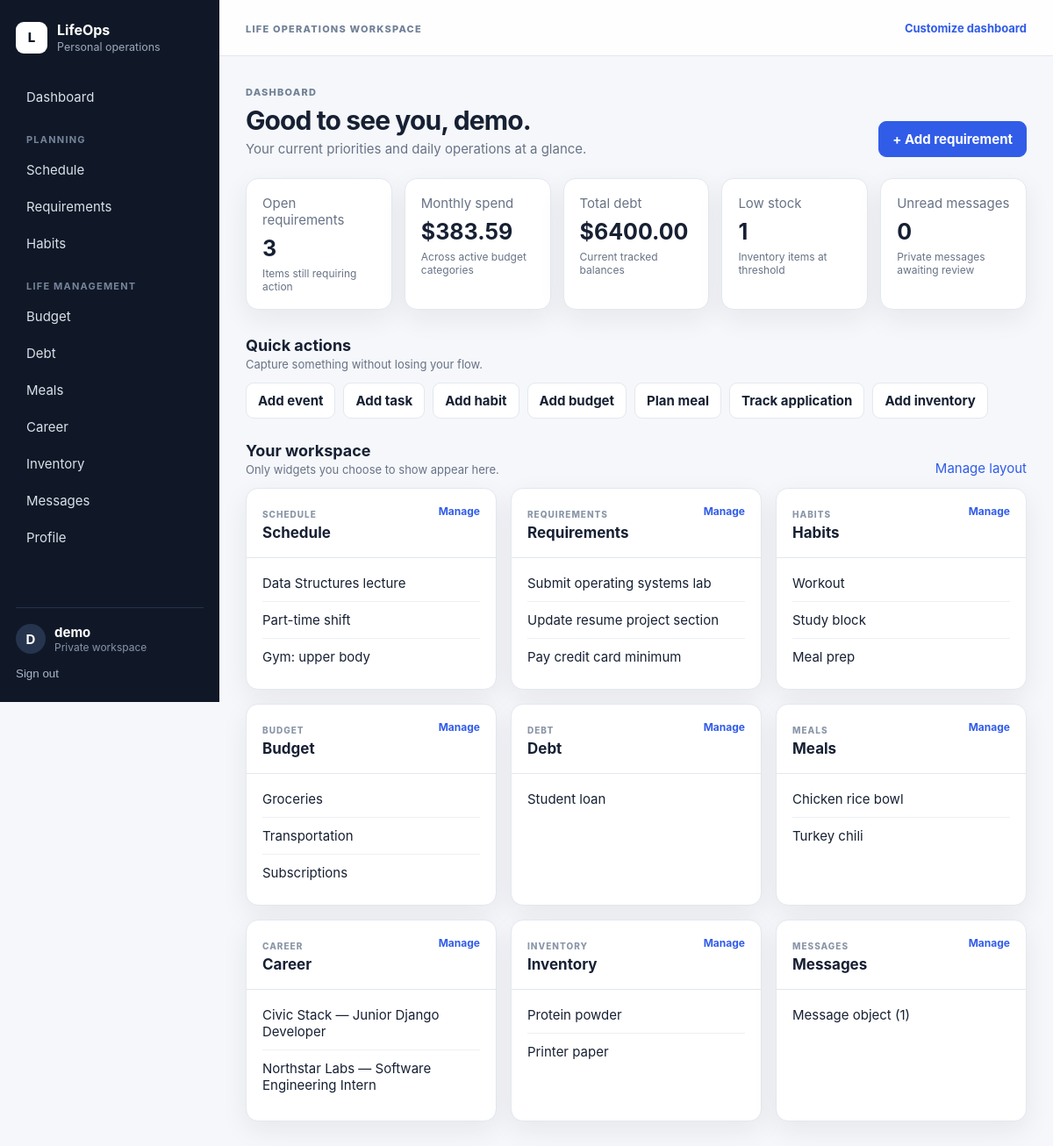
The app's page /dashboard/ (signed in), older data.
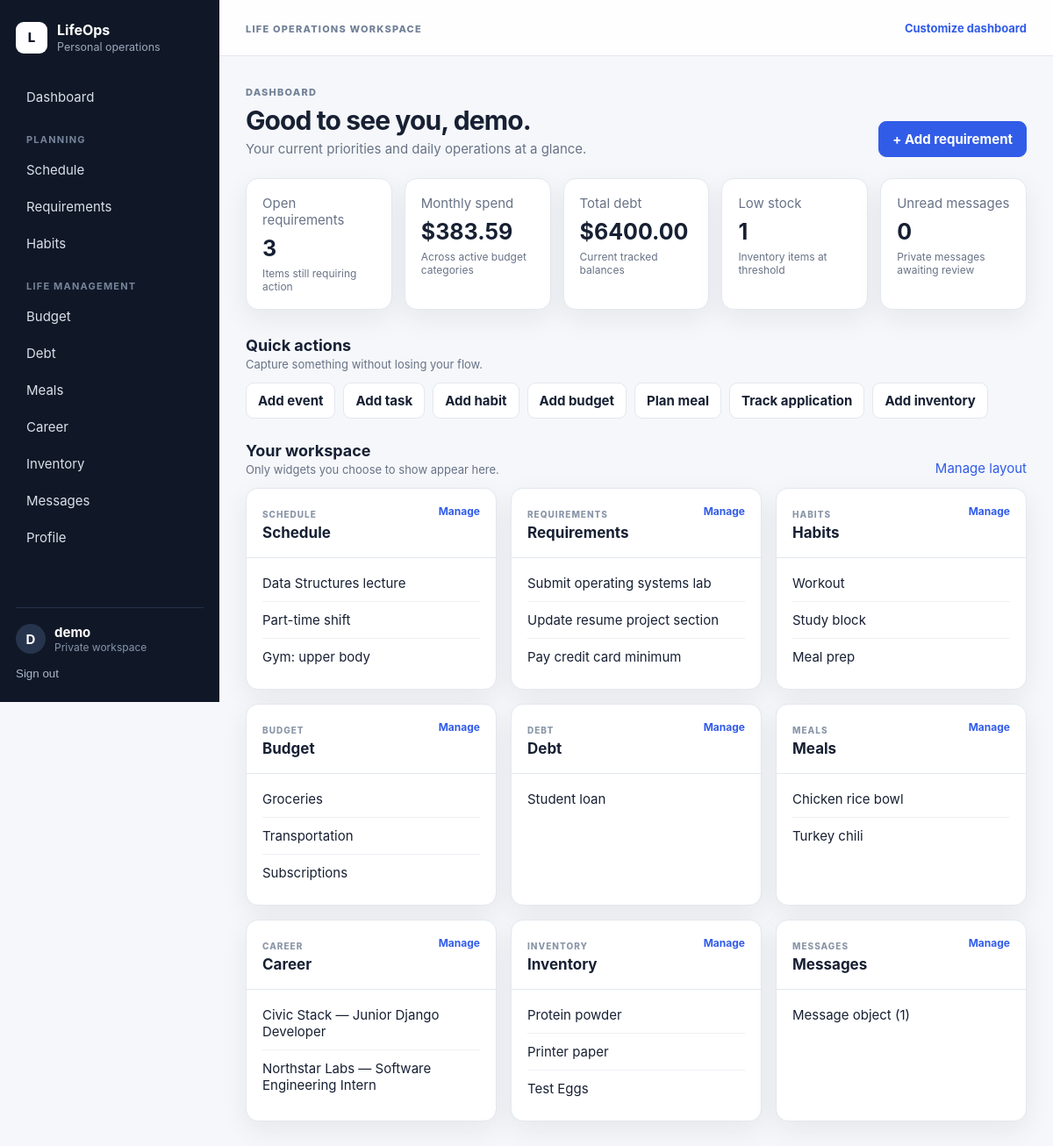
The same page, newer data.
### core/models.py (models this page shows, shortened)
class DashboardWidget(models.Model):
    user = models.ForeignKey(User, on_delete=models.CASCADE)
    key = models.CharField(max_length=40)
    visible = models.BooleanField(default=True)
    position = models.PositiveIntegerField(default=0)
    class Meta:
        unique_together = ('user','key')
        ordering = ['position','id']

class OwnedModel(models.Model):
    user = models.ForeignKey(User, on_delete=models.CASCADE)
    created_at = models.DateTimeField(auto_now_add=True)
    updated_at = models.DateTimeField(auto_now=True)
    class Meta:
        abstract = True

class ScheduleEvent(OwnedModel):
    CATEGORIES=[('school','School'),('work','Work'),('personal','Personal')]
    title=models.CharField(max_length=180)
    category=models.CharField(max_length=20,choices=CATEGORIES,default='personal')
    starts_at=models.DateTimeField()
    ends_at=models.DateTimeField()
    location=models.CharField(max_length=180,blank=True)
    class Meta: ordering=['starts_at']
    def __str__(self): return self.title

class Requirement(OwnedModel):
    CATEGORIES=[('assignment','Assignment'),('bill','Bill'),('task','Task'),('other','Other')]
    title=models.CharField(max_length=180)
    category=models.CharField(max_length=20,choices=CATEGORIES,default='task')
    due_at=models.DateTimeField(null=True,blank=True)
    completed=models.BooleanField(default=False)
    notes=models.TextField(blank=True)
    class Meta: ordering=['completed','due_at','title']
    def __str__(self): return self.title

class Habit(OwnedModel):
    name=models.CharField(max_length=140)
    target_per_week=models.PositiveSmallIntegerField(default=3)
    current_streak=models.PositiveIntegerField(default=0)
    def __str__(self): return self.name

class BudgetCategory(OwnedModel):
    name=models.CharField(max_length=120)
    monthly_limit=models.DecimalField(max_digits=12,decimal_places=2,default=0)
    current_spend=models.DecimalField(max_digits=12,decimal_places=2,default=0)
    def __str__(self): return self.name

class Debt(OwnedModel):
    name=models.CharField(max_length=120)
    balance=models.DecimalField(max_digits=12,decimal_places=2,default=0)
    minimum_payment=models.DecimalField(max_digits=12,decimal_places=2,default=0)
    apr=models.DecimalField(max_digits=6,decimal_places=2,default=0)
    def __str__(self): return self.name

class MealPlan(OwnedModel):
    MEAL_TYPES=[('breakfast','Breakfast'),('lunch','Lunch'),('dinner','Dinner'),('snack','Snack')]
    meal_date=models.DateField()
    meal_type=models.CharField(max_length=20,choices=MEAL_TYPES)
    recipe_name=models.CharField(max_length=180)
    protein_grams=models.PositiveIntegerField(default=0)
    class Meta: ordering=['meal_date','meal_type']
    def __str__(self): return self.recipe_name

class JobApplication(OwnedModel):
    STATUSES=[('saved','Saved'),('applied','Applied'),('interviewing','Interviewing'),('offer','Offer'),('rejected','Rejected')]
    company=models.CharField(max_length=160)
    role=models.CharField(max_length=180)
    status=models.CharField(max_length=20,choices=STATUSES,default='saved')
    deadline=models.DateField(null=True,blank=True)
    notes=models.TextField(blank=True)
    class Meta: ordering=['-updated_at']
    def __str__(self): return f'{self.company} — {self.role}'

class InventoryItem(OwnedModel):
    name = models.CharField(max_length=160)
    location = models.CharField(max_length=160, blank=True)
    quantity = models.DecimalField(
        max_digits=10,
        decimal_places=1,
        default=1,
        validators=[MinValueValidator(0)],
    )
    reorder_threshold = models.PositiveIntegerField(default=0)
    is_food = models.BooleanField("Food item", default=False)
    unit = models.CharField(max_length=32, default="count")
    printed_date = models.DateField(blank=True, null=True)
    opened_on = models.DateField(blank=True, null=True)
    cooked_on = models.DateField(blank=True, null=True)
    frozen_on = models.DateField(blank=True, null=True)
    revision = models.PositiveIntegerField(default=0)
    archived = models.BooleanField(default=False)
    @property
    def low_stock(self):
        return self.quantity <= self.reorder_threshold
    def __str__(self):
        return self.name
    class Meta:
        constraints = [
            models.CheckConstraint(
                condition=models.Q(quantity__gte=0),
                name="inventory_quantity_nonnegative",
            ),
        ]

class Message(models.Model):
    sender=models.ForeignKey(User,on_delete=models.CASCADE,related_name='sent_messages')
    recipient=models.ForeignKey(User,on_delete=models.CASCADE,related_name='received_messages')
    body=models.TextField()
    created_at=models.DateTimeField(auto_now_add=True)
    read_at=models.DateTimeField(null=True,blank=True)
    class Meta: ordering=['-created_at']

### core/views.py (the view)
# urls.py: path('dashboard/',views.dashboard,name='dashboard'),
@login_required
def dashboard(request):
    ensure_widgets(request.user)
    widgets=DashboardWidget.objects.filter(user=request.user,visible=True)
    labels=dict(WIDGETS)
    data={
      'schedule': ScheduleEvent.objects.filter(user=request.user).order_by('starts_at')[:5],
      'requirements': Requirement.objects.filter(user=request.user,completed=False).order_by('due_at')[:5],
      'habits': Habit.objects.filter(user=request.user)[:5],
      'budget': BudgetCategory.objects.filter(user=request.user)[:5],
      'debt': Debt.objects.filter(user=request.user).order_by('-balance')[:5],
      'meals': MealPlan.objects.filter(user=request.user).order_by('meal_date')[:5],
      'career': JobApplication.objects.filter(user=request.user)[:5],
      'inventory': InventoryItem.objects.filter(user=request.user, archived=False).order_by('quantity')[:5],
      'messages': Message.objects.filter(Q(sender=request.user)|Q(recipient=request.user))[:5],
    }
    widget_payload=[{'key':w.key,'label':labels.get(w.key,w.key.title()),'items':data.get(w.key,[])} for w in widgets]
    budget_total=BudgetCategory.objects.filter(user=request.user).aggregate(v=Sum('current_spend'))['v'] or Decimal('0')
    debt_total=Debt.objects.filter(user=request.user).aggregate(v=Sum('balance'))['v'] or Decimal('0')
    context={
      'widgets':widget_payload,
      'open_requirements':Requirement.objects.filter(user=request.user,completed=False).count(),
      'monthly_spend':budget_total,
      'total_debt':debt_total,
      'low_stock':sum(1 for i in InventoryItem.objects.filter(user=request.user) if i.low_stock),
      'unread_messages':Message.objects.filter(recipient=request.user,read_at__isnull=True).count(),
    }
    return render(request,'core/dashboard.html',context)

### core/views.py (called while the page is built)
def ensure_widgets(user):
    existing={w.key for w in DashboardWidget.objects.filter(user=user)}
    for pos,(key,_) in enumerate(WIDGETS):
        if key not in existing:
            DashboardWidget.objects.create(user=user,key=key,position=pos,visible=True)

### core/templates/core/dashboard.html
{% extends 'core/base.html' %}{% block title %}Dashboard · LifeOps{% endblock %}{% block content %}
<div class="page-heading"><div><span class="eyebrow">Dashboard</span><h1>Good to see you, {{ user.username }}.</h1><p>Your current priorities and daily operations at a glance.</p></div><div class="heading-actions"><a class="btn primary" href="{% url 'module_add' 'requirements' %}">+ Add requirement</a></div></div>
<div class="metrics"><div class="metric"><span>Open requirements</span><strong>{{ open_requirements }}</strong><small>Items still requiring action</small></div><div class="metric"><span>Monthly spend</span><strong>${{ monthly_spend|floatformat:2 }}</strong><small>Across active budget categories</small></div><div class="metric"><span>Total debt</span><strong>${{ total_debt|floatformat:2 }}</strong><small>Current tracked balances</small></div><div class="metric"><span>Low stock</span><strong>{{ low_stock }}</strong><small>Inventory items at threshold</small></div><div class="metric"><span>Unread messages</span><strong>{{ unread_messages }}</strong><small>Private messages awaiting review</small></div></div>
<div class="section-head"><div><h2>Quick actions</h2><p>Capture something without losing your flow.</p></div></div><div class="quick-actions"><a href="{% url 'module_add' 'schedule' %}">Add event</a><a href="{% url 'module_add' 'requirements' %}">Add task</a><a href="{% url 'module_add' 'habits' %}">Add habit</a><a href="{% url 'module_add' 'budget' %}">Add budget</a><a href="{% url 'module_add' 'meals' %}">Plan meal</a><a href="{% url 'module_add' 'career' %}">Track application</a><a href="{% url 'module_add' 'inventory' %}">Add inventory</a></div>
<div class="section-head"><div><h2>Your workspace</h2><p>Only widgets you choose to show appear here.</p></div><a href="{% url 'dashboard_settings' %}">Manage layout</a></div>
<div class="widget-grid">{% for widget in widgets %}<section class="widget"><div class="widget-head"><div><span class="widget-kicker">{{ widget.label }}</span><h3>{{ widget.label }}</h3></div>{% if widget.key == 'messages' %}<a href="{% url 'messages_page' %}">Manage</a>{% else %}<a href="{% url 'module_list' widget.key %}">Manage</a>{% endif %}</div><div class="widget-body">{% if widget.items %}{% for item in widget.items %}<div class="widget-row"><span>{{ item }}</span>{% if item.completed %}<em>Done</em>{% endif %}</div>{% endfor %}{% else %}<div class="empty-mini"><strong>No records yet</strong><span>Add your first item to start using this area.</span></div>{% endif %}</div></section>{% empty %}<div class="empty-state"><h3>Your dashboard is empty</h3><p>Turn on widgets in dashboard settings.</p><a class="btn primary" href="{% url 'dashboard_settings' %}">Customize dashboard</a></div>{% endfor %}</div>
{% endblock %}

Row changes from the older to the newer data that the page shows:
added InventoryItem: name "Test Eggs", shown under DashboardWidget "Inventory"
